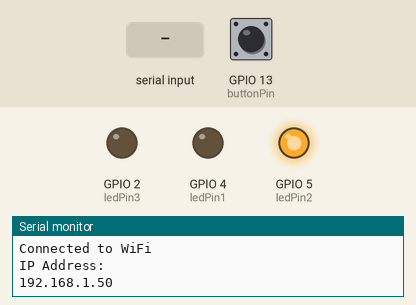
The sketch below on a simulated ESP32. Parts: output pins drawn as LEDs (lit = HIGH), the last lines printed to the serial monitor. Dashed ring = blinking. The inputs (shaded band) are chosen by the test bench; at power-on: GPIO 13 (buttonPin) LOW. WiFi joins after 1.5 s; servers stay silent unless stated.

Above: at 2.7 s.
2.8 s: "C" received over the second serial link
At 3.8 s:
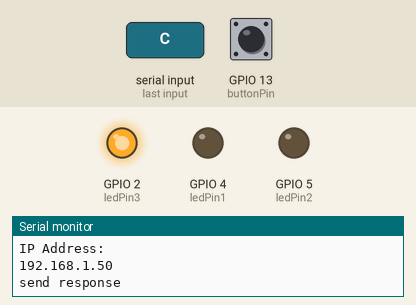
5.8 s: GPIO 13 (buttonPin) pulled HIGH for 0.15 s
At 6.7 s:
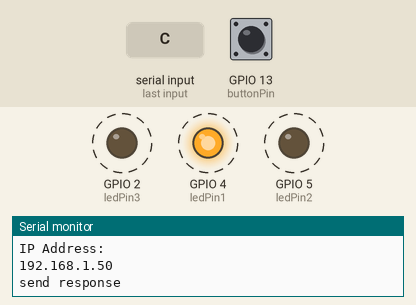
11.8 s: "R" received over the second serial link
At 11.9 s:
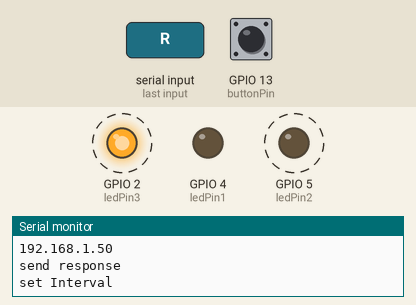
Timing chart, 0 to 15.8 s (numbered marks = the images above; inputs shaded):
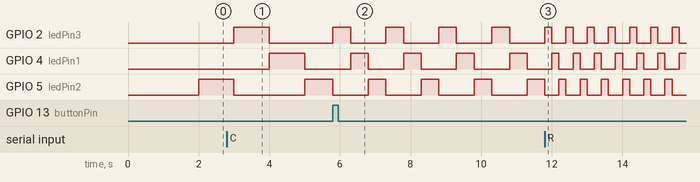

Measured:
- after the input at 2.8 s, GPIO 2 (ledPin3): LOW → HIGH after 0.20 s instead of 1.2 s; GPIO 4 (ledPin1): LOW → HIGH after 1.2 s, → LOW 1.0 s later; GPIO 5 (ledPin2): HIGH → LOW after 0.20 s instead of 1.2 s
- after the input at 5.8 s, GPIO 2 (ledPin3), GPIO 5 (ledPin2): alternates HIGH for 0.50 s and LOW for 1.0 s, starting at once; GPIO 4 (ledPin1): alternates HIGH for 0.50 s and LOW for 1.0 s, starting after 0.50 s
- after the input at 11.8 s, GPIO 2 (ledPin3), GPIO 4 (ledPin1): alternates HIGH for 0.20 s and LOW for 0.40 s, starting after 0.20 s; GPIO 5 (ledPin2): alternates HIGH for 0.20 s and LOW for 0.40 s, starting after 0.40 s

The sketch:

Lab2.ino
```cpp
#include <Arduino.h>
#include <WiFi.h>
#include <WebServer.h>

#include "info/pins.h"
#include "server/esp32Server.h"
#include "functions/ledLighting.h"
#include "functions/readSerialMonitor.h"

#define DEBOUNCE_TIME 200UL
#define SERIAL_SPEED 115200
#define SERIAL_SPEED_UART 57600
#define CONFIG_UART SERIAL_7E1

bool stateButton = LOW;
volatile uint32_t prevDebounceTime = 0;
volatile uint8_t indexArray = 0;
uint32_t intervalArray[] = {2000, 1000, 500, 200};
uint32_t interval = intervalArray[indexArray];
uint8_t numberOfIntervals = sizeof(intervalArray) / sizeof(intervalArray[0]);

void IRAM_ATTR handleOnClick()
{
  uint32_t currentTime = millis();
  if ((currentTime - prevDebounceTime) > DEBOUNCE_TIME)
  {
    setInterval();
    prevDebounceTime = currentTime;
  }
}

void setInterval()
{
  indexArray = (indexArray + 1) % numberOfIntervals;
}

void initSerial()
{
  Serial.begin(SERIAL_SPEED);
  Serial2.begin(SERIAL_SPEED_UART, CONFIG_UART, RXpin, TXpin);
}

void initPins()
{
  pinMode(ledPin1, OUTPUT);
  pinMode(ledPin2, OUTPUT);
  pinMode(ledPin3, OUTPUT);
  pinMode(buttonPin, INPUT);
}

void setup()
{
  initSerial();
  initPins();
  initWifi();
  attachInterrupt(digitalPinToInterrupt(buttonPin), handleOnClick, RISING);
}

void loop()
{
  server.handleClient();
  readSerialMonitor();
  interval = intervalArray[indexArray];
  ledLighting(interval);
}
```

ledLighting.h
```cpp
#ifndef LEDLIGHTING_H
#define LEDLIGHTING_H

#include "../info/pins.h"
bool stateLeds[3] = {};
bool stateOther[3] = {};
uint8_t numberOfLeds = sizeof(stateLeds) / sizeof(stateLeds[0]);
bool flagChangeLeds = false;
uint8_t currentLed = 0;
uint32_t prevLedTime = 0;

void ledLighting(uint32_t delayTime)
{
  uint32_t nowTime = millis();
  if ((nowTime - prevLedTime) >= delayTime)
  {
    prevLedTime = nowTime;
    currentLed = (currentLed + 1) % numberOfLeds;

    for (int i = 0; i < numberOfLeds; i++) {
      if (i == currentLed)
      {
        stateLeds[i] = HIGH;
      }
      else
      {
        stateLeds[i] = LOW;
      }
    }
    flagChangeLeds = true;
  }

  if (flagChangeLeds)
  {
    digitalWrite(ledPin1, stateLeds[0]);
    digitalWrite(ledPin2, stateLeds[1]);
    digitalWrite(ledPin3, stateLeds[2]);
    flagChangeLeds = false;
  }
}

#endif // LEDLIGHTING_H
```

readSerialMonitor.h
```cpp
#ifndef SERAIL_READ_H
#define SERAIL_READ_H

#include <Arduino.h>
#include "../info/commandsUART.h"

extern void setInterval();

void readSerialMonitor()
{
  if (Serial2.available() > 0)
  {
    char command = Serial2.read();
    command = command & 0x7F;
    if (command == 'C')
    {
      setInterval();
      Serial2.println(sendResponseUART);
      Serial.println("send response");
    }
    else if (command == 'R') {
      setInterval();
      Serial.println("set Interval");
    }
  }
}

#endif // SERIAL_READ_H
```

commandsUART.h
```cpp
#ifndef COMMANDS_UART_H
#define COMMANDS_UART_H

char sendCommandUART = 'C' & 0x7F;
char sendResponseUART = 'R' & 0x7F;

#endif // COMMANDS_UART_H
```

infoWiFi.h
```cpp
#ifndef INFO_H
#define INFO_H

char* ssid = "Test";
char* password = "123123123";

#endif // INFO_H
```

esp32Server.h
```cpp
#ifndef HANDLE_H
#define HANDLE_H

#include <WebServer.h>
#include "html.h"
#include "../info/infoWiFi.h"
#include "../info/commandsUART.h"

extern void setInterval();
extern bool stateLeds[3];
extern bool stateOther[3];
extern uint8_t listId;
WebServer server(80);

void handleRoot()
{
  server.send(200, "text/html", html);
}

void handleWebClickFirst()
{
  setInterval();
  server.send(200, "text/html", "Click");
}

void handleWebClickSecond()
{
  Serial2.println(sendCommandUART);
  Serial.println("Send on ESP32");
}

void sendStateLeds()
{
  String stateStr = "{\"stateLed1\":" + String(stateLeds[0]) +
                    ",\"stateLed2\":" + String(stateLeds[1]) +
                    ",\"stateLed3\":" + String(stateLeds[2]) + "}";

  server.send(200, "application/json", stateStr);
}

void initWifi()
{
  WiFi.begin(ssid, password);
  while (WiFi.status() != WL_CONNECTED)
  {
    Serial.println("Connecting to WiFi...");
  }
  Serial.println("Connected to WiFi");
  Serial.println("IP Address: ");
  Serial.println(WiFi.localIP());

  server.on("/", handleRoot);
  server.on("/click_f", handleWebClickFirst);
  server.on("/click_s", handleWebClickSecond);
  server.on("/interval", sendStateLeds);
  server.begin();
}

#endif // HANDLE_H
```

html.h
```cpp
#ifndef HTML_H
#define HTML_H

const char html[] PROGMEM = R"rawliteral(
<html lang="en">
<head>
    <meta charset="UTF-8">
    <meta name="viewport" content="width=device-width, initial-scale=1.0">
    <title>ESP32 WebSite</title>
    <style>
        .block {
            top: 60%;
        }

        .text {
            text-align: center;
            font-family:'Gill Sans', 'Gill Sans MT', Calibri, 'Trebuchet MS', sans-serif
        }

        .button-block {
            display: flex;
            justify-content: space-between;
            margin: 0 auto;
            width: 60%;
            height: 5rem;
        }

        .button {
            width: 45%;
            height: 100%;
            border-radius: 40px;
            border: none;

            color: #ffffff;
            background-color: #2369b4;

            transition: linear 0.3s;
        }

        .button:hover {
            transform: scale(1.1);
            color: #000000;
            background-color: #62aeff;
        }

        .button:active {
            transform: scale(0.9);
            background-color: #0053ac;
        }

        .led-block {
            display: flex;
            justify-content: space-between;
            margin: 0 auto;
            margin-top: 1rem;
            width: 60%;
            height: 10rem;
        }

        .box {
            width: 20%;
            height: 50%;
            border-style: solid;
        }

        .led-1 {
            background: #ffffff;
        }

        .led-2 {
            background: #ffffff;
        }

        .led-3 {
            background: #ffffff;
        }

    </style>
</head>
<body>
    <div class="block">
        <h1 class="text">ESP32 Web Site</h1>
        <div class="button-block">
            <button class="button" onclick="sendCommandFirst()">Algoritm 1</button>
            <button class="button" onclick="sendCommandSecond()">Algoritm 2</button>
        </div>
        <div class="led-block">
            <div class="box led-1"></div>
            <div class="box led-2"></div>
            <div class="box led-3"></div>
        </div>
    </div>
    <script>
        const led1 = document.querySelector(".led-1");
        const led2 = document.querySelector(".led-2");
        const led3 = document.querySelector(".led-3");

        const ledList = [led1, led2, led3];
        let ledStateList = [0, 0, 0];
        let currentLed = 0;

        const intervalList = [2000, 1000, 500, 200];
        let indexInterval = 0;
        let interval = intervalList[indexInterval];

        let currentInterval = null;

        function ledOn(numberOfLed) {
            let color = "#ffffff";
            switch(numberOfLed) {
                case 0:
                    color = "#00ff00";
                    break;
                case 1:
                    color = "#eff30b";
                    break;
                case 2:
                    color = "#f3390b";
                    break;
            }

            return color;
        }

        function ledLighting() {
            let color = "#000000";

            for (i = 0; i < 3; i++) {
                if (ledStateList[i] == 1) {
                    color = ledOn(i);
                } else {
                    color = "#ffffff";
                }

                ledList[i].style.background = color;
            }
        }

        async function sendCommandFirst() {
            fetch("/click_f", { method: "GET" });
        }

        async function sendCommandSecond() {
            fetch("/click_s", { method: "GET" });
        }

        function getStateLeds() {
            fetch("/interval", { method: "GET"})
                .then(response => response.json())
                .then(data => {
                    ledStateList[0] = data.stateLed1;
                    ledStateList[1] = data.stateLed2;
                    ledStateList[2] = data.stateLed3;
                    ledLighting();
                })
                .catch(error => console.log(error));
        }

        setInterval(getStateLeds, 200);

    </script>
</body>
</html>
)rawliteral";

#endif // HTML_H
```

pins.h
```cpp
#ifndef PINS_H
#define PINS_H

uint8_t buttonPin = 13;

uint8_t ledPin1 = 4;
uint8_t ledPin2 = 5;
uint8_t ledPin3 = 2;

uint8_t RXpin = 16;
uint8_t TXpin = 17;

#endif // PINS_H
```
